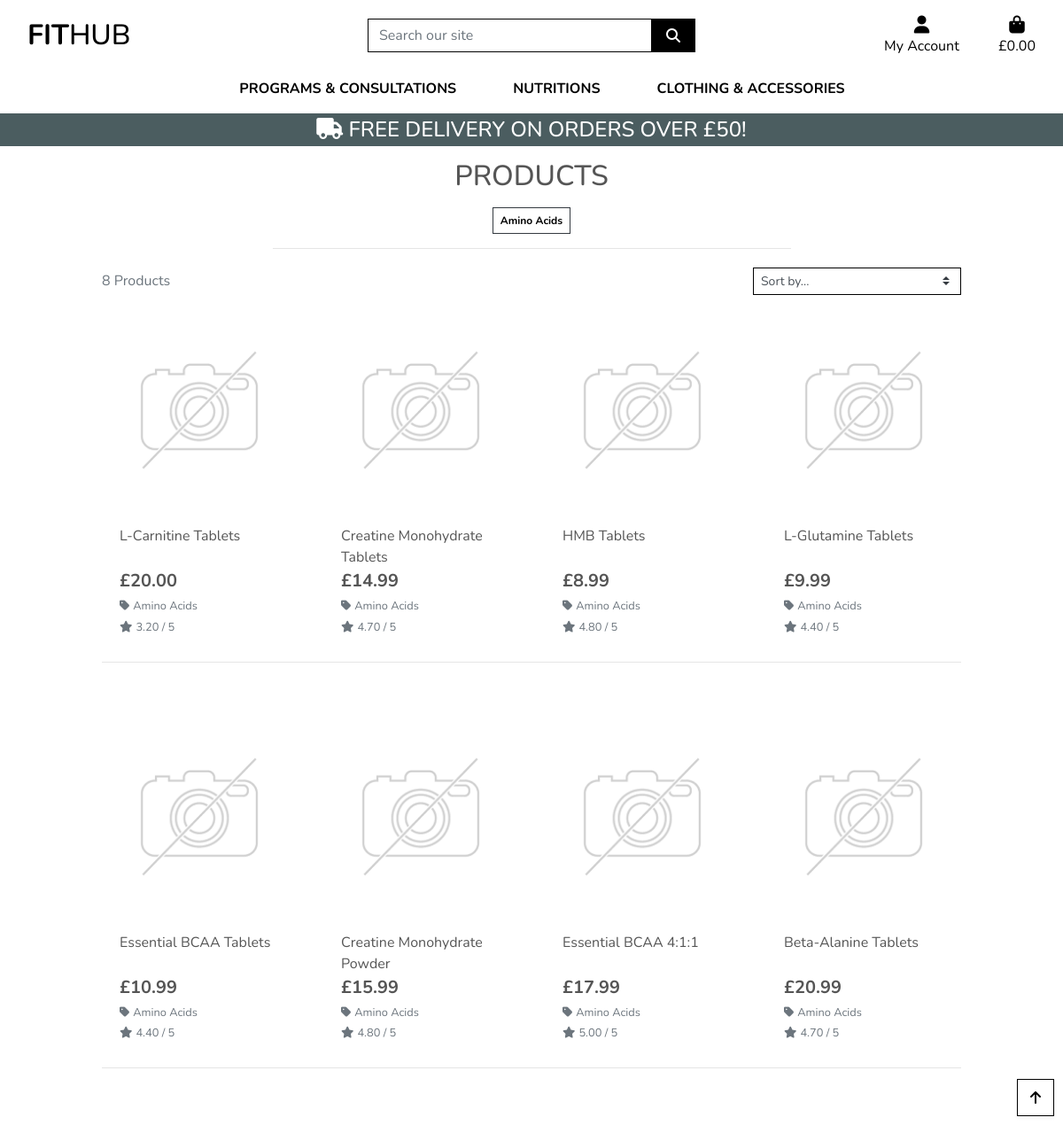
/products/?category=amino_acids, run on the app's committed database.
### products/models.py (models this page shows, shortened)
class Category(models.Model):
    class Meta:
        verbose_name_plural = 'Categories'
    name = models.CharField(max_length=254)
    friendly_name = models.CharField(max_length=254, null=True, blank=True)

class Product(models.Model):
    category = models.ForeignKey('Category', null=True, blank=True, on_delete=models.SET_NULL)
    sku = models.CharField(max_length=254, null=True, blank=True)
    name = models.CharField(max_length=254)
    description = models.TextField()
    has_sizes = models.BooleanField(default=False, null=True, blank=True)
    price = models.DecimalField(max_digits=6, decimal_places=2)
    rating = models.DecimalField(max_digits=6, decimal_places=2, null=True, blank=True)
    image_url = models.URLField(max_length=1024, null=True, blank=True)
    image = models.ImageField(null=True, blank=True)

### products/views.py (the view, shortened to what this page needs)
# urls.py: path('', views.all_products, name='products'),
def all_products(request):
    products = Product.objects.all()
    query = None
    categories = None
    sort = None
    direction = None
    if request.GET:
        if 'category' in request.GET:
            categories = request.GET['category'].split(',')
            products = products.filter(category__name__in=categories)
            categories = Category.objects.filter(name__in=categories)
    current_sorting = f'{sort}_{direction}'
    context = {
        'products': products,
        'search_term': query,
        'current_categories': categories,
        'current_sorting': current_sorting,
    }
    return render(request, 'products/products.html', context)

### bag/contexts.py (called while the page is built, shortened)
def bag_contents(request):
    bag_items = []
    total = 0
    product_count = 0
    bag = request.session.get('bag', {})
    if total < settings.FREE_DELIVERY_THRESHOLD:
        delivery = total * Decimal(settings.STANDARD_DELIVERY_PERCENTAGE / 100)
        free_delivery_delta = settings.FREE_DELIVERY_THRESHOLD - total
    else:
        delivery = 0
        free_delivery_delta = 0
    grand_total = delivery + total
    context = {
        'bag_items': bag_items,
        'total': total,
        'product_count': product_count,
        'delivery': delivery,
        'free_delivery_delta': free_delivery_delta,
        'free_delivery_threshold': settings.FREE_DELIVERY_THRESHOLD,
        'grand_total': grand_total,
    }
    return context

### products/templates/products/products.html (shortened to what this page needs)
{% extends "base.html" %}
{% load static %}
{% block page_header %}
    <div class="container header-container">
    </div>
{% endblock %}
{% block content %}
    <div class="overlay"></div>
    <div class="container-fluid">
        <div class="row">
            <div class="col text-center mt-3">
                <h2 class="logo-font">Products</h2>
                {% for c in current_categories %}
                    <a class="category-badge text-decoration-none" href="{% url 'products' %}?category={{ c.name }}">
                        <span class="p-2 mt-2 badge badge-white text-black rounded-0 border border-dark">{{ c.friendly_name }}</span>
                    </a>
                {% endfor %}
                <hr class="w-50 mb-1">
            </div>
        </div>
        <div class="row">
            <div class="product-container col-10 offset-1">
                <div class="row mt-1 mb-2">
                    <div class="col-12 col-md-6 my-auto order-md-last d-flex justify-content-center justify-content-md-end">
                        <div class="sort-select-wrapper w-50">
                            <select id="sort-selector" class="custom-select custom-select-sm rounded-0 border border-{% if current_sorting != 'None_None' %}info{% else %}black{% endif %}">
                                <option value="reset" {% if current_sorting == 'None_None' %}selected{% endif %}>Sort by...</option>
                            </select>
                        </div>
                    </div>
                    <div class="col-12 col-md-6 order-md-first">
                        <p class="text-muted mt-3 text-center text-md-left">
                            {{ products|length }} Products{% if search_term %} found for <strong>"{{ search_term }}"</strong>{% endif %}
                        </p>
                    </div>
                </div>
                <div class="row">
                    {% for product in products %}
                        <div class="col-sm-6 col-md-6 col-lg-4 col-xl-3">
                            <div class="card h-100 border-0">
                                {% if product.image %}
                                <a href="{% url 'product_detail' product.id %}">
                                    <img class="card-img-top img-fluid" src="{{ product.image.url }}" alt="{{ product.name }}">
                                </a>
                                {% else %}
                                <a href="{% url 'product_detail' product.id %}">
                                    <img class="card-img-top img-fluid" src="{{ MEDIA_URL }}noimage.png" alt="{{ product.name }}">
                                </a>
                                {% endif %}
                                <div class="card-body pb-0">
                                    <p class="mb-0">{{ product.name }}</p>
                                </div>
                                <div class="card-footer bg-white pt-0 border-0 text-left">
                                    <div class="row">
                                        <div class="col">
                                            <p class="lead mb-0 text-left font-weight-bold">£{{ product.price }}</p>
                                            {% if product.category %}
                                            <p class="small mt-1 mb-0">
                                                <a class="text-muted" href="{% url 'products' %}?category={{ product.category.name }}">
                                                    <i class="fas fa-tag mr-1"></i>{{ product.category.friendly_name }}
                                                </a>
                                            </p>
                                            {% endif %}
                                            {% if product.rating %}
                                                <small class="text-muted"><i class="fas fa-star mr-1"></i>{{ product.rating }} / 5</small>
                                            {% else %}
                                                <small class="text-muted">No Rating</small>
                                            {% endif %}
                                        </div>
                                    </div>
                                </div>
                            </div>
                        </div>
                        {% if forloop.counter|divisibleby:4 %}
                            <div class="col-12 d-none d-xl-block mb-5">
                                <hr>
                            </div>
                        {% endif %}
                    {% endfor %}
                </div>
            </div>
        </div>
    </div>
    <div class="btt-button shadow-sm rounded-0 border border-black">
        <a class="btt-link d-flex h-100">
            <i class="fas fa-arrow-up text-black mx-auto my-auto"></i>
        </a>
    </div>
{% endblock %}

### static/css/base.css (style rules this page uses)
html { height: 100%; }
body { background: url('/media/home_page_background.jpg') no-repeat center center fixed; background-size: cover; height: calc(100vh - 164px); color: #555; font-family: 'Nunito', sans-serif; }
.logo-font { text-transform: uppercase; }
.text-black { color: #000 !important; }
.border-black { border: 1px solid black !important; }
.overlay { height: 100%; width: 100%; top: 0; left: 0; position: fixed; background: white; z-index: -1; }
.btt-button { height: 42px; width: 42px; position: fixed; bottom: 10px; right: 10px; }
.btt-link, .update-link, .remove-item { cursor: pointer; }
@media (min-width: 1200px) { .container { max-width: 80%; } }
@media (min-width: 992px) { .header-container { padding-top: 164px; } }

### data on the page
Category: friendly_name "Amino Acids"
Product: image (placeholder picture), name "L-Carnitine Tablets", price "20.00", category.friendly_name "Amino Acids", rating "3.20"
Product: image (placeholder picture), name "Creatine Monohydrate Tablets", price "14.99", category.friendly_name "Amino Acids", rating "4.70"
Product: image (placeholder picture), name "HMB Tablets", price "8.99", category.friendly_name "Amino Acids", rating "4.80"
Product: image (placeholder picture), name "L-Glutamine Tablets", price "9.99", category.friendly_name "Amino Acids", rating "4.40"
Product: image (placeholder picture), name "Essential BCAA Tablets", price "10.99", category.friendly_name "Amino Acids", rating "4.40"
Product: image (placeholder picture), name "Creatine Monohydrate Powder", price "15.99", category.friendly_name "Amino Acids", rating "4.80"
Product: image (placeholder picture), name "Essential BCAA 4:1:1", price "17.99", category.friendly_name "Amino Acids", rating "5.00"
Product: image (placeholder picture), name "Beta-Alanine Tablets", price "20.99", category.friendly_name "Amino Acids", rating "4.70"

### other printed values
{{ free_delivery_threshold }} "50"
{{ products|length }} "8"
